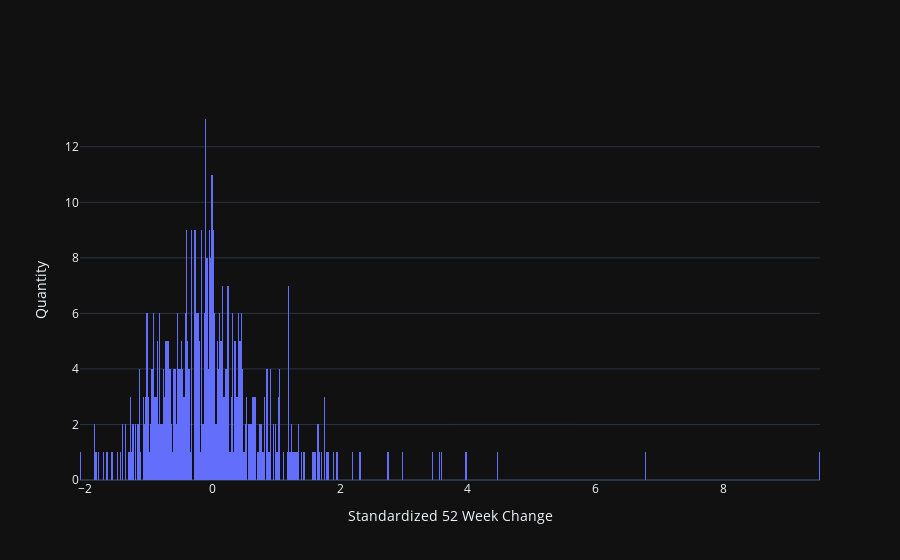

The notebook cell saved with this chart:
### Code cell
fig = go.Figure()
fig.add_trace(go.Histogram(x = ((df[0]-df[0].mean())/df[0].std()), nbinsx=600))
fig.update_xaxes(title_text = 'Standardized 52 Week Change')
fig.update_yaxes(title_text = 'Quantity')

### Figure 1 — Plotly figure (JSON) as saved in the notebook; plotly's stock layout.template omitted (floating-point values rounded to 4 significant figures; data arrays with more than 128 entries replaced by an {"elided": "..."} marker saying what was removed)
{"data": [{"nbinsx": 600, "type": "histogram", "x": {"elided": "501 float values"}}], "layout": {"xaxis": {"title": {"text": "Standardized 52 Week Change"}}, "yaxis": {"title": {"text": "Quantity"}}}}
